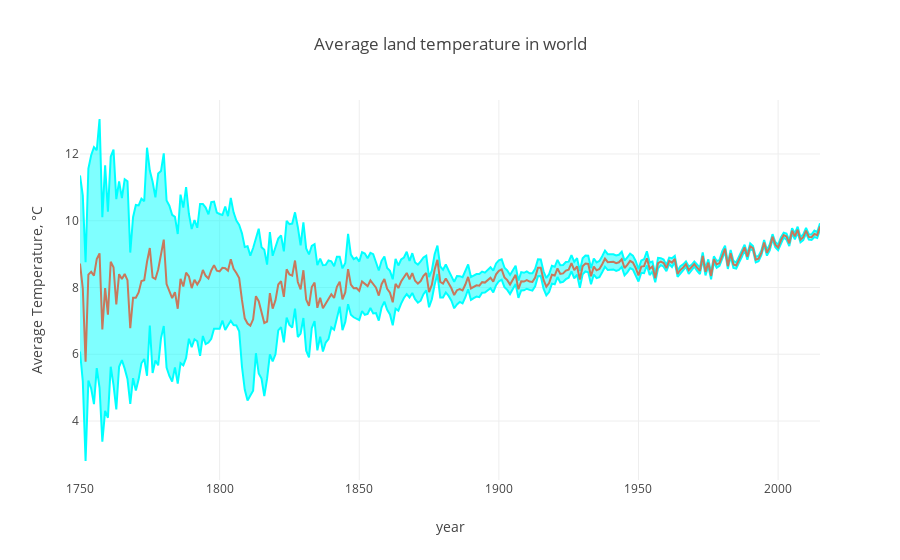

Notebook code cell kept with this figure:
### Markdown cell above
Let's read the data from the "GlobalTemperatures.csv" file, which has a monthly Earth’s temperature  and plot it on the chart.

### Code cell
global_temp = pd.read_csv("/home/bunny/Documents/watherdata/jupyter/GlobalTemperatures.csv")

#Extract the year from a date
years = np.unique(global_temp['dt'].apply(lambda x: x[:4]))
mean_temp_world = []
mean_temp_world_uncertainty = []

for year in years:
    mean_temp_world.append(global_temp[global_temp['dt'].apply(
        lambda x: x[:4]) == year]['LandAverageTemperature'].mean())
    mean_temp_world_uncertainty.append(global_temp[global_temp['dt'].apply(
                lambda x: x[:4]) == year]['LandAverageTemperatureUncertainty'].mean())

trace0 = go.Scatter(
    x = years, 
    y = np.array(mean_temp_world) + np.array(mean_temp_world_uncertainty),
    fill= None,
    mode='lines',
    name='Uncertainty top',
    line=dict(
        color='rgb(0, 255, 255)',
    )
)
trace1 = go.Scatter(
    x = years, 
    y = np.array(mean_temp_world) - np.array(mean_temp_world_uncertainty),
    fill='tonexty',
    mode='lines',
    name='Uncertainty bot',
    line=dict(
        color='rgb(0, 255, 255)',
    )
)

trace2 = go.Scatter(
    x = years, 
    y = mean_temp_world,
    name='Average Temperature',
    line=dict(
        color='rgb(199, 121, 093)',
    )
)
data = [trace0, trace1, trace2]

layout = go.Layout(
    xaxis=dict(title='year'),
    yaxis=dict(title='Average Temperature, °C'),
    title='Average land temperature in world',
    showlegend = False)

fig = go.Figure(data=data, layout=layout)
py.iplot(fig)

### Figure 1 — Plotly figure (JSON) as saved in the notebook; plotly's stock layout.template omitted (floating-point values rounded to 4 significant figures; data arrays with more than 128 entries replaced by an {"elided": "..."} marker saying what was removed)
{"data": [{"fill": null, "line": {"color": "rgb(0, 255, 255)"}, "mode": "lines", "name": "Uncertainty top", "type": "scatter", "x": {"elided": "266 str values"}, "y": {"elided": "266 float values"}}, {"fill": "tonexty", "line": {"color": "rgb(0, 255, 255)"}, "mode": "lines", "name": "Uncertainty bot", "type": "scatter", "x": {"elided": "266 str values"}, "y": {"elided": "266 float values"}}, {"line": {"color": "rgb(199, 121, 093)"}, "name": "Average Temperature", "type": "scatter", "x": {"elided": "266 str values"}, "y": {"elided": "266 float values"}}], "layout": {"showlegend": false, "title": "Average land temperature in world", "xaxis": {"title": "year"}, "yaxis": {"title": "Average Temperature, °C"}}}
